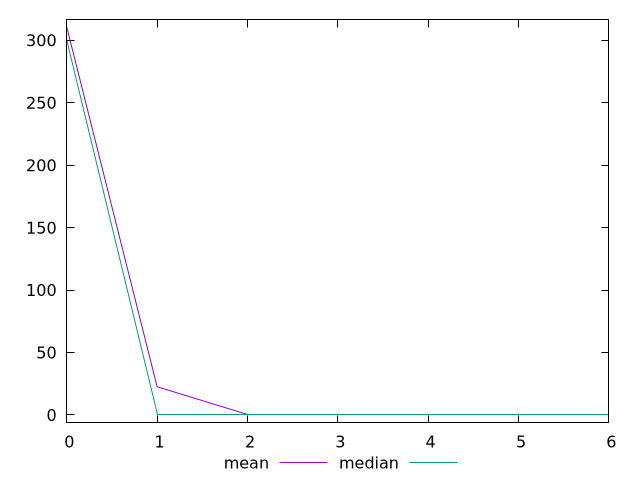

Source code (gnuplot):
$_mean <<EOF
0 310.5
1 22.5
2 0
3 0
4 0
5 0
6 0
EOF
$_median <<EOF
0 300
1 0
2 0
3 0
4 0
5 0
6 0
EOF
set key outside below
set terminal pngcairo
set output "report_00006_2020-11-02T20-21-41.718Z/unminified-css/progession_mean_median.png"
set yrange [-6.21:316.71]
plot $_mean title "mean" with line ,$_median title "median" with line ,
